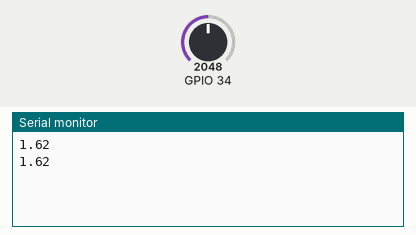
A sketch run on a simulated ESP32. Parts: the last lines printed to the serial monitor. Inputs (shaded band) come from the test bench; at power-on: GPIO 34 = 2048 (analog values on the 0–4095 scale).

Above: at 1.8 s.
1.9 s: GPIO 34 set to 2866
At 2.8 s:
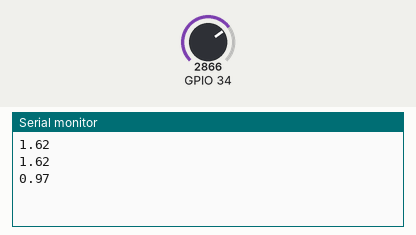
3.4 s: GPIO 34 set to 3603
At 4.8 s:
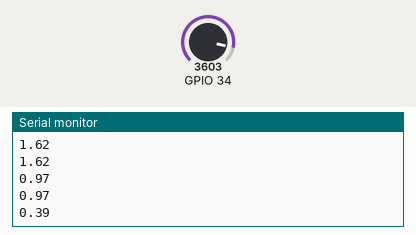
Timing chart, 0 to 6.4 s (numbered marks = the images above; inputs shaded):
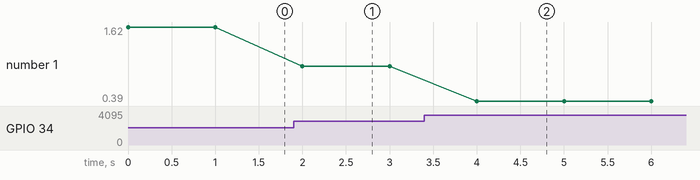

The sketch:

ESP32_ReadAnalogVoltage.ino
```cpp
// https://randomnerdtutorials.com/esp32-adc-analog-read-arduino-ide/
void setup() {
  pinMode(34, INPUT);
  // pinMode(32, OUTPUT);
  // digitalWrite(32, HIGH);
  Serial.begin(9600);
  analogReadResolution(9);
}

void loop() {
  // read the input on analog pin 0:
  int sensorValue = analogRead(34);
  // Convert the analog reading (which goes from 0 - 1023) to a voltage (0 - 5V):
  float voltage = 3.24-(sensorValue * (3.24 / 511.0));
  // print out the value you read:
  Serial.println(voltage);
  delay(1000);
}
```

Measured:
- after the input at 1.9 s, the serial monitor: prints a new line after 0.10 s (image 1)
- after the input at 3.4 s, the serial monitor: prints a new line after 0.60 s (image 2)
- plotted number 1: 1.62 → 0.97 after the input at 1.9 s, 0.97 → 0.39 after the input at 3.4 s
